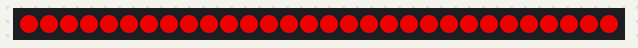
The program below on a simulated Raspberry Pi Pico running CircuitPython. Shown: 30 RGB LEDs in strip order, left to right.

Above: at 0.1 s.
At 1.1 s:
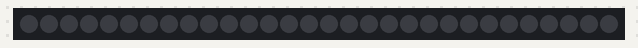
At 2.82 s:
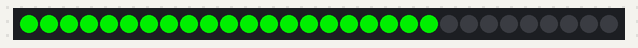

Measured:
- by itself, everything shown: repeats every 3.0 s, in 6 steps

The program:

01_neopixel_simple.py
```python
## --------  PWM TÖNE SPIELEN  -------- ##
#    tested with tinkertanks frisbee     #

import board, neopixel, time

# NeoPixel an GP26, mit 25 LEDs
pixel_pin = board.GP12
numpixels = 30

# Farben definieren
RED = (255,0,0)
GREEN = (0,255,0)
BLUE = (0,0,255)
BLACK = (0,0,0)

pixels = neopixel.NeoPixel(pixel_pin, numpixels, brightness=0.8, auto_write=True)	# Helligkeit 0.8 = 80%

while True:
    pixels.fill(RED)  # alle auf einmal rot
    time.sleep(1)
    pixels.fill(BLACK)  # alle auf einmal schwarz
    time.sleep(1)

    #nacheinander einzeln alle pixel grün:
    for i in range (numpixels):
        pixels[i] = GREEN = (0,255,0)
        pixels.show()
        time.sleep(0.03)
```
